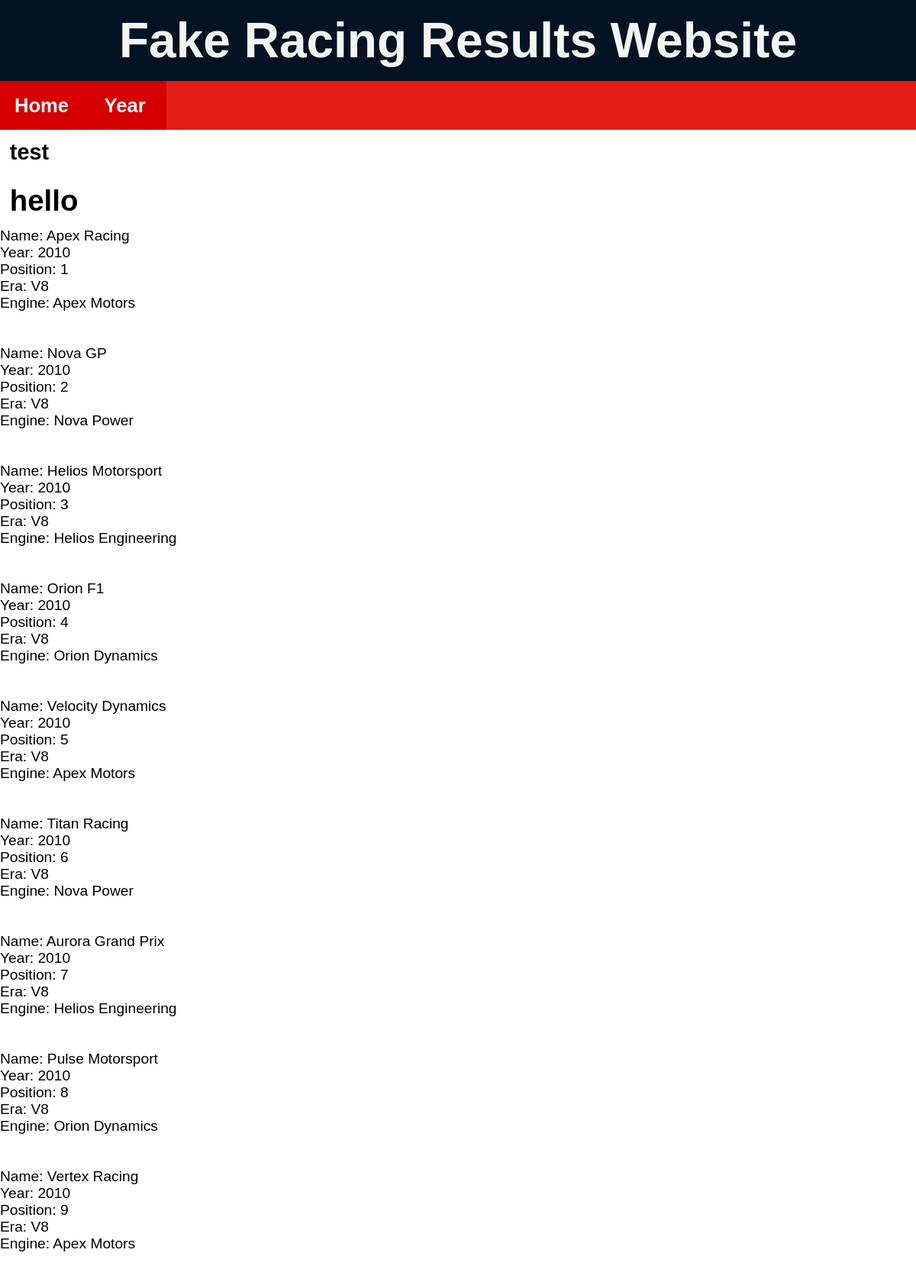
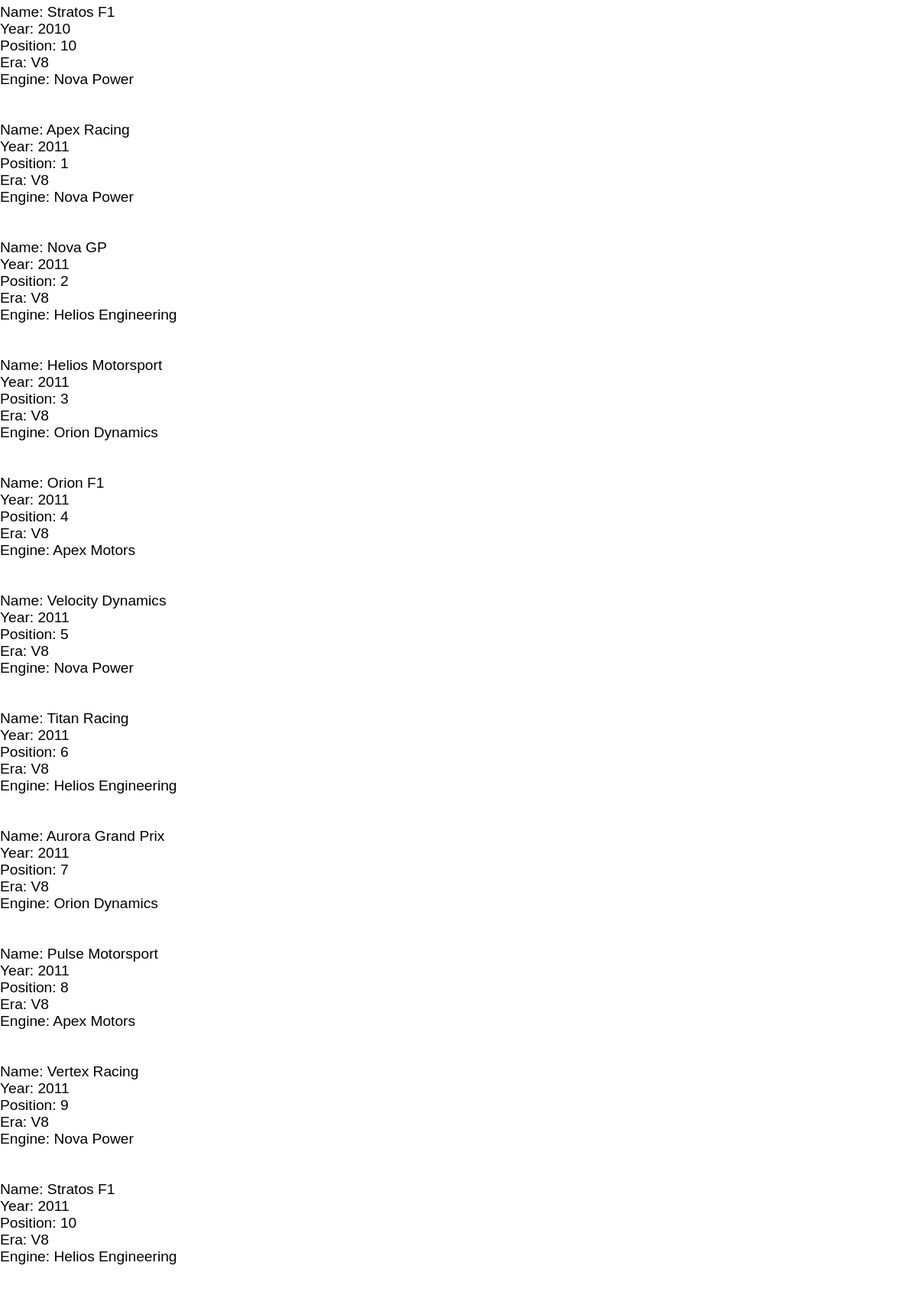
The page / (upper part) on the database its author committed (2 pictures, top to bottom).
### basic_app.py (models this page shows)
class Base(DeclarativeBase):
    pass

class Teams(Base):
    __tablename__ = "team_performance"
    id: Mapped[int] = mapped_column(primary_key=True)
    name: Mapped[str] = mapped_column(String)
    engine_id: Mapped[int] = mapped_column(ForeignKey("engine_maker.id"))
    engine: Mapped[Engines] = relationship(back_populates="team_years")
    year: Mapped[int] = mapped_column(Integer)
    pos: Mapped[int] = mapped_column(Integer)
    era: Mapped[str] = mapped_column(String)

class Engines(Base):
    __tablename__ = "engine_maker"
    id: Mapped[int] = mapped_column(primary_key=True)
    name: Mapped[str] = mapped_column(String)
    team_years: Mapped[list["Teams"]] = relationship(back_populates="engine")

### basic_app.py (the view)
@app.route("/")
def home():
    results = db.session.execute(select(Teams)).scalars()
    return render_template("home.html", data=results)

### templates/home.html
{% extends "layout.html" %}
{%block content%}
<h1>hello</h1>
{%for item in data%}
Name: {{item.name}} <br>
Year: {{item.year}} <br>
Position: {{item.pos}} <br>
Era: {{item.era}} <br>
Engine: {{item.engine.name}} <br>
<br><br>
{%endfor%}
{%endblock%}

### static/css/style.css (style rules this page uses)
html, body { font-family: "Righteous", sans-serif; padding: 0%; margin: 0%; }
body { font-size: 1.2rem; }
h1, h2, h3, h4, h5, h6, p { padding: 0.8rem; margin: 0%; }

### rows shown on the page
Teams: name "Apex Racing", year "2010", pos "1", era "V8", engine.name "Apex Motors"
Teams: name "Nova GP", year "2010", pos "2", era "V8", engine.name "Nova Power"
Teams: name "Helios Motorsport", year "2010", pos "3", era "V8", engine.name "Helios Engineering"
Teams: name "Orion F1", year "2010", pos "4", era "V8", engine.name "Orion Dynamics"
Teams: name "Velocity Dynamics", year "2010", pos "5", era "V8", engine.name "Apex Motors"
Teams: name "Titan Racing", year "2010", pos "6", era "V8", engine.name "Nova Power"
Teams: name "Aurora Grand Prix", year "2010", pos "7", era "V8", engine.name "Helios Engineering"
Teams: name "Pulse Motorsport", year "2010", pos "8", era "V8", engine.name "Orion Dynamics"
Teams: name "Vertex Racing", year "2010", pos "9", era "V8", engine.name "Apex Motors"
Teams: name "Stratos F1", year "2010", pos "10", era "V8", engine.name "Nova Power"
Teams: name "Apex Racing", year "2011", pos "1", era "V8", engine.name "Nova Power"
Teams: name "Nova GP", year "2011", pos "2", era "V8", engine.name "Helios Engineering"
Teams: name "Helios Motorsport", year "2011", pos "3", era "V8", engine.name "Orion Dynamics"
Teams: name "Orion F1", year "2011", pos "4", era "V8", engine.name "Apex Motors"
Teams: name "Velocity Dynamics", year "2011", pos "5", era "V8", engine.name "Nova Power"
Teams: name "Titan Racing", year "2011", pos "6", era "V8", engine.name "Helios Engineering"
Teams: name "Aurora Grand Prix", year "2011", pos "7", era "V8", engine.name "Orion Dynamics"
Teams: name "Pulse Motorsport", year "2011", pos "8", era "V8", engine.name "Apex Motors"
Teams: name "Vertex Racing", year "2011", pos "9", era "V8", engine.name "Nova Power"
Teams: name "Stratos F1", year "2011", pos "10", era "V8", engine.name "Helios Engineering"
